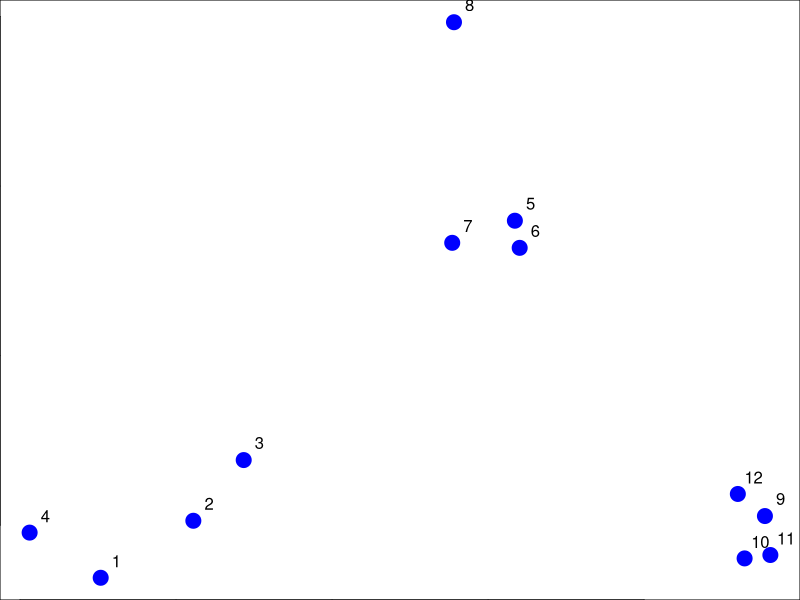
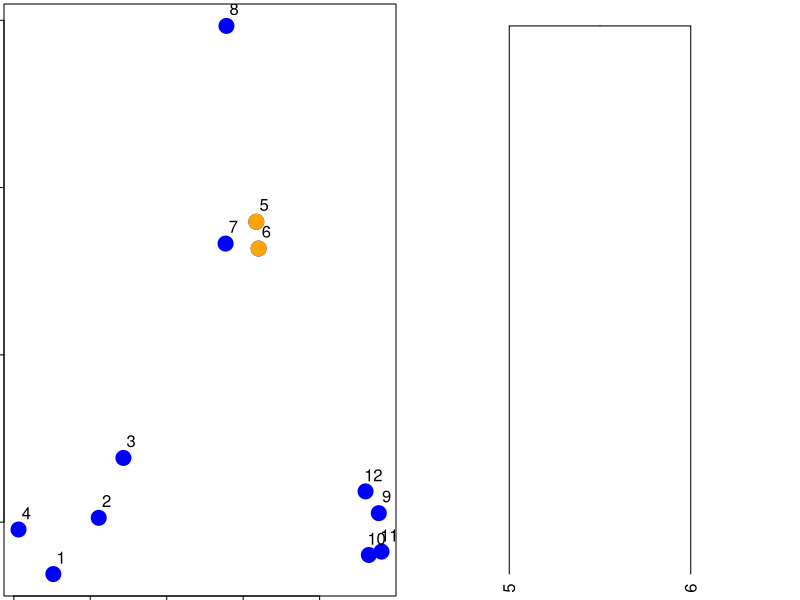
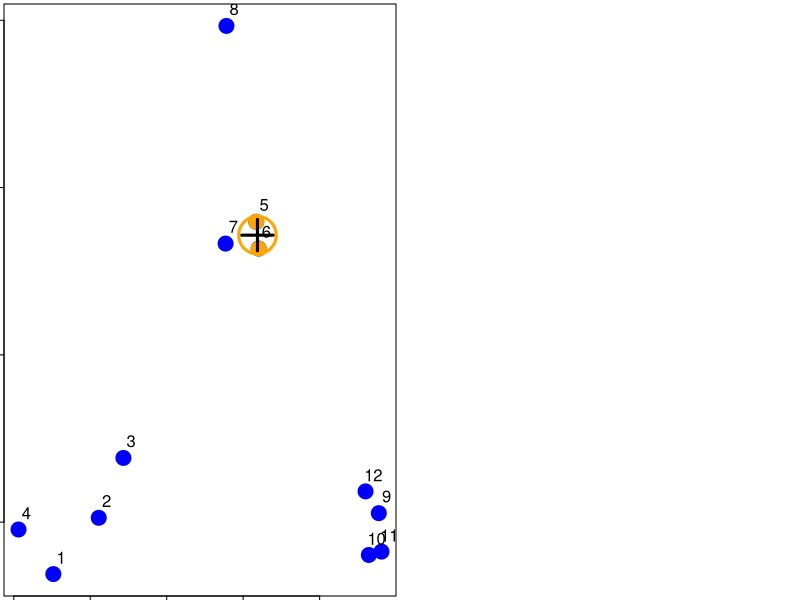
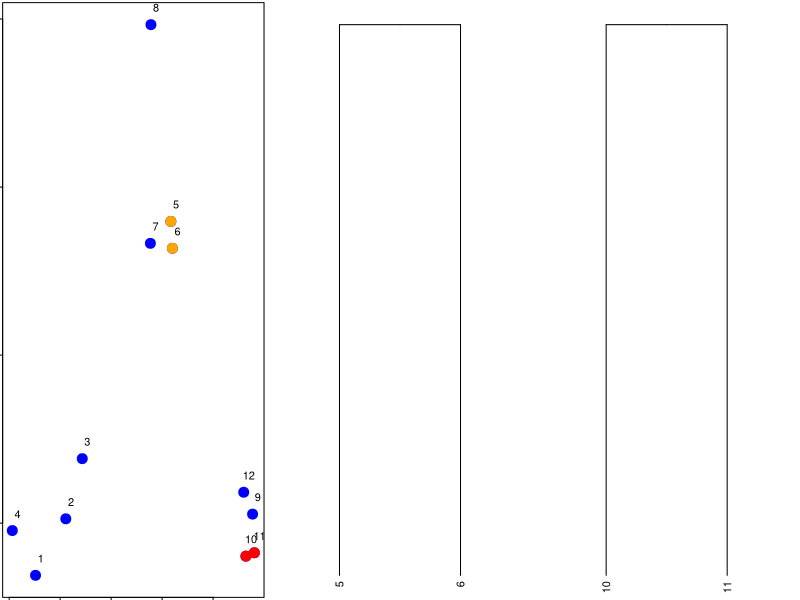
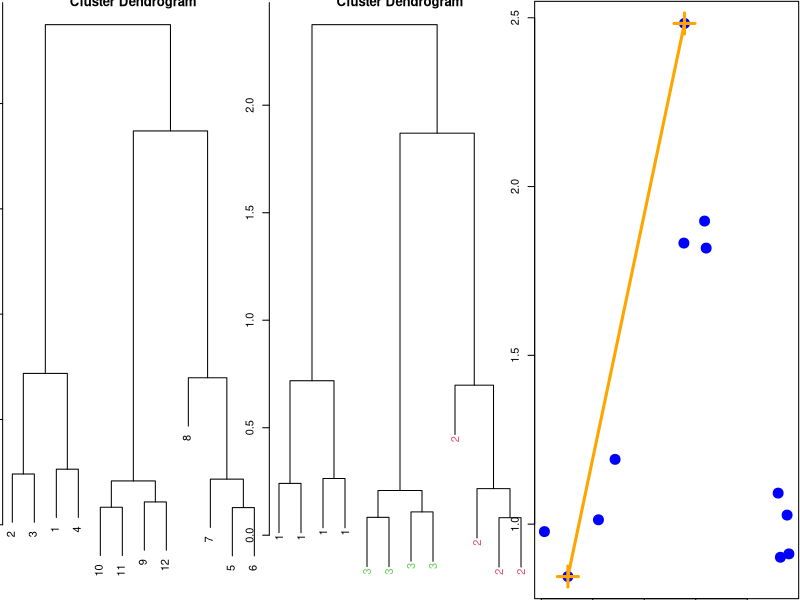
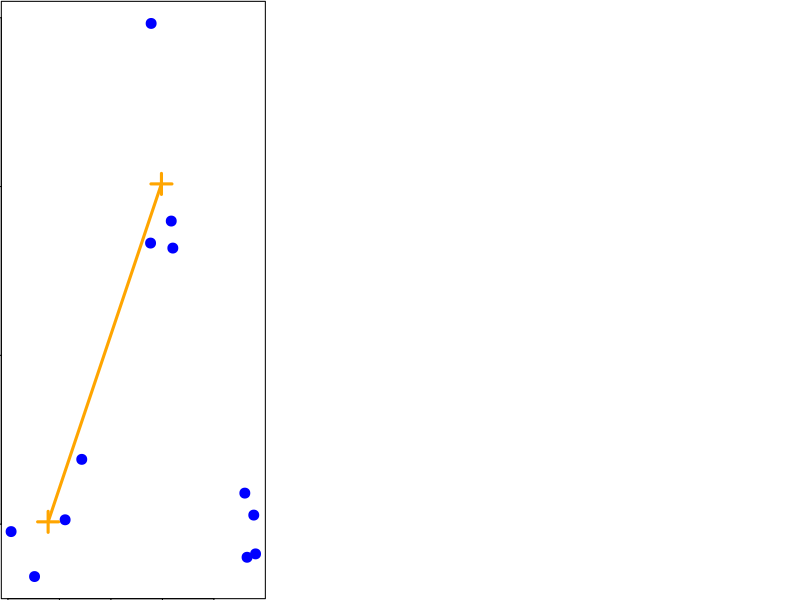
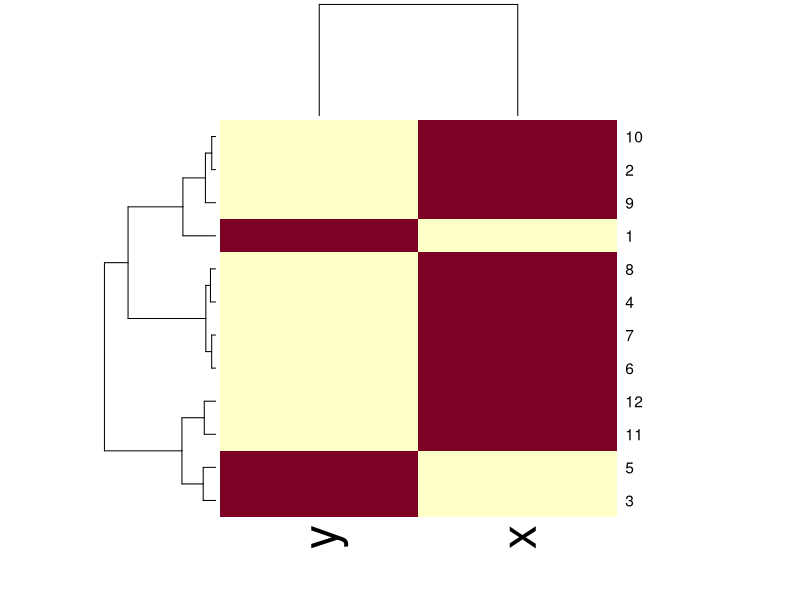

Generate these figures, in order, with R:
#Hierarchical clustering

## Sections 1, 2, and 3 can be skipped. They're just showing
## different steps of how points get clustered. Also merging
## points sections: complete and average. They show how the 
## different linkages (metrics that determine cluster location)
## are calculated.

## Example

### generic fake data set
set.seed(1234); par(mar=c(0,0,0,0))
x <- rnorm(12,mean=rep(1:3,each=4),sd=0.2)
y <- rnorm(12,mean=rep(c(1,2,1),each=4),sd=0.2)
### plotting the dots
plot(x,y,col="blue",pch=19,cex=2)
### labeling the 12 dots
text(x+0.05,y+0.05,labels=as.character(1:12))


## dist

### Important parameters: x,method
### Calculating pair-wise distance
dataFrame <- data.frame(x=x,y=y)
dist(dataFrame)


## 1

###
suppressMessages(library(fields))
dataFrame <- data.frame(x=x,y=y)
rdistxy <- rdist(dataFrame)
diag(rdistxy) <- diag(rdistxy) + 1e5

# Find the index of the points with minimum distance
ind <- which(rdistxy == min(rdistxy),arr.ind=TRUE)
par(mfrow=c(1,2),mar=rep(0.2,4))
# Plot the points with the minimum overlayed
plot(x,y,col="blue",pch=19,cex=2)
text(x+0.05,y+0.05,labels=as.character(1:12))
points(x[ind[1,]],y[ind[1,]],col="orange",pch=19,cex=2)

# Make a cluster and cut it at the right height
distxy <- dist(dataFrame)
hcluster <- hclust(distxy)
dendro <- as.dendrogram(hcluster)
cutDendro <- cut(dendro,h=(hcluster$height[1]+0.00001) )
plot(cutDendro$lower[[11]],yaxt="n")


## 2

###
library(fields)
dataFrame <- data.frame(x=x,y=y)
rdistxy <- rdist(dataFrame)
diag(rdistxy) <- diag(rdistxy) + 1e5

# Find the index of the points with minimum distance
ind <- which(rdistxy == min(rdistxy),arr.ind=TRUE)
par(mar=rep(0.2,4))
# Plot the points with the minimum overlayed
plot(x,y,col="blue",pch=19,cex=2)
text(x+0.05,y+0.05,labels=as.character(1:12))
points(x[ind[1,]],y[ind[1,]],col="orange",pch=19,cex=2)
points(mean(x[ind[1,]]),mean(y[ind[1,]]),col="black",cex=3,lwd=3,pch=3)
points(mean(x[ind[1,]]),mean(y[ind[1,]]),col="orange",cex=5,lwd=3,pch=1)


## 3

###
library(fields)
dataFrame <- data.frame(x=x,y=y)
rdistxy <- rdist(dataFrame)
diag(rdistxy) <- diag(rdistxy) + 1e5

# Find the index of the points with minimum distance
ind <- which(rdistxy == rdistxy[order(rdistxy)][3],arr.ind=TRUE)
par(mfrow=c(1,3),mar=rep(0.2,4))
# Plot the points with the minimum overlayed
plot(x,y,col="blue",pch=19,cex=2)
text(x+0.05,y+0.05,labels=as.character(1:12))
points(x[c(5,6)],y[c(5,6)],col="orange",pch=19,cex=2)
points(x[ind[1,]],y[ind[1,]],col="red",pch=19,cex=2)

# Make dendogram plots
distxy <- dist(dataFrame)
hcluster <- hclust(distxy)
dendro <- as.dendrogram(hcluster)
cutDendro <- cut(dendro,h=(hcluster$height[2]) )
plot(cutDendro$lower[[10]],yaxt="n")
plot(cutDendro$lower[[5]],yaxt="n")


## hclust

###
dataFrame <- data.frame(x=x,y=y)
distxy <- dist(dataFrame)
hClustering <- hclust(distxy)
plot(hClustering)


## Prettier Dendrograms (hierarchical tree)

###
myplclust <- function( hclust, lab=hclust$labels, lab.col=rep(1,length(hclust$labels)), hang=0.1,...){
  ## modifiction of plclust for plotting hclust objects *in colour*!
  ## Copyright Eva KF Chan 2009
  ## Arguments:
  ##    hclust:    hclust object
  ##    lab:        a character vector of labels of the leaves of the tree
  ##    lab.col:    colour for the labels; NA=default device foreground colour
  ##    hang:     as in hclust & plclust
  ## Side effect:
  ##    A display of hierarchical cluster with coloured leaf labels.
  y <- rep(hclust$height,2); x <- as.numeric(hclust$merge)
  y <- y[which(x<0)]; x <- x[which(x<0)]; x <- abs(x)
  y <- y[order(x)]; x <- x[order(x)]
  plot( hclust, labels=FALSE, hang=hang, ... )
  text( x=x, y=y[hclust$order]-(max(hclust$height)*hang),
        labels=lab[hclust$order], col=lab.col[hclust$order], 
        srt=90, adj=c(1,0.5), xpd=NA, ... )
}


## Pretty dendrograms

###
dataFrame <- data.frame(x=x,y=y)
distxy <- dist(dataFrame)
hClustering <- hclust(distxy)
myplclust(hClustering,lab=rep(1:3,each=4),lab.col=rep(1:3,each=4))


## Merging points - complete

###
dataFrame <- data.frame(x=x,y=y)
par(mar=rep(0.1,4))
plot(x,y,col="blue",pch=19,cex=2)
points(x[8],y[8],col="orange",pch=3,lwd=3,cex=3)
points(x[1],y[1],col="orange",pch=3,lwd=3,cex=3)
segments(x[8],y[8],x[1],y[1],lwd=3,col="orange")


## Merging points - average

###
dataFrame <- data.frame(x=x,y=y)
par(mar=rep(0.1,4))
plot(x,y,col="blue",pch=19,cex=2)
points(mean(x[1:4]),mean(y[1:4]),col="orange",pch=3,lwd=3,cex=3)
points(mean(x[5:8]),mean(y[5:8]),col="orange",pch=3,lwd=3,cex=3)
segments(mean(x[1:4]),mean(y[1:4]),mean(x[5:8]),mean(y[5:8]),lwd=3,col="orange")


## heatmap()

### Useful for mult-dim data frames/matrices with data that have
### similar scaling. Reorganizes row,cols according to clustering
### algorithm. Helps visualize large data sets. May be useful to
### reorganize columns according to the results.
dataFrame <- data.frame(x=x,y=y)
set.seed(143)
dataMatrix <- as.matrix(dataFrame)[sample(1:12),]
heatmap(dataMatrix)
